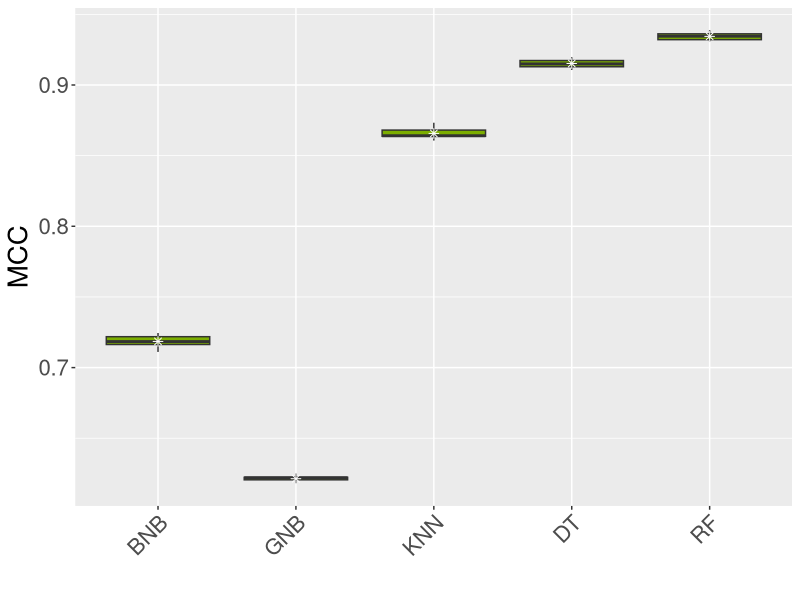

Generate this figure with R:
rm(list = ls())

library(reshape)
library(ggplot2)

data <- read.csv("../data/mcc_values.csv",
           header = TRUE,
           sep = ",",
           dec = ".")

data <- melt(data)

ggplot(data, aes(x = variable, y = value)) +
  geom_boxplot(fill="#7CAE00") +
  stat_summary(
    fun = "mean",
    geom = "point",
    shape = 8,
    size = 2,
    position = position_dodge(width = 0.75),
    color = "white"
  ) +
  xlab("") +
  ylab("MCC") +
  theme(axis.text.x = element_text(angle = 45, hjust = 1), legend.position = "none", text = element_text(size=20))
